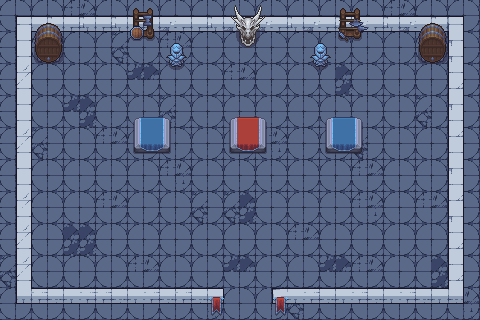

Rendered tile map (Tiled .tmx) drawn with the repository's tilesets; below, a short description and the map source with its tile grids summarised:
An orthogonal 30x20 tile map with 16x16 px tiles, 5 tile layers (Floor, Walls, Decs_collide, Decs_nocollide, ...), 2 tilesets and 4 objects.

<map version="1.10" tiledversion="1.11.2" orientation="orthogonal" renderorder="right-down" width="30" height="20" tilewidth="16" tileheight="16" infinite="0" nextlayerid="10" nextobjectid="8">
 <tileset firstgid="1" source="references/Tileset/Stone_walls_small.tsx" />
 <tileset firstgid="210" source="references/Tileset/Traps_n_others.tsx" />
 <layer id="1" name="Floor" width="30" height="20">
  <data>[600 cells, 600 non-empty, 11 distinct tile ids]</data>
 </layer>
 <layer id="3" name="Walls" width="30" height="20">
  <data>[600 cells, 85 non-empty, 18 distinct tile ids]</data>
 </layer>
 <layer id="2" name="Decs_collide" width="30" height="20">
  <data>[600 cells, 67 non-empty, 47 distinct tile ids]</data>
 </layer>
 <layer id="6" name="Decs_nocollide" width="30" height="20">
  <data>[600 cells, 6 non-empty, 4 distinct tile ids]</data>
 </layer>
 <layer id="9" name="Upgrade_trigger" width="30" height="20">
  <data>[600 cells, 3 non-empty, 2 distinct tile ids]</data>
 </layer>
 <objectgroup id="4" name="Upgrade_projectile">
  <object id="2" x="152" y="133">
   <point />
  </object>
 </objectgroup>
 <objectgroup id="7" name="Upgrade_health">
  <object id="6" x="248" y="133">
   <point />
  </object>
 </objectgroup>
 <objectgroup id="8" name="Upgrade_orbital">
  <object id="7" x="344" y="133">
   <point />
  </object>
 </objectgroup>
 <objectgroup id="5" name="Player_spawn">
  <object id="5" x="248" y="240">
   <point />
  </object>
 </objectgroup>
</map>
